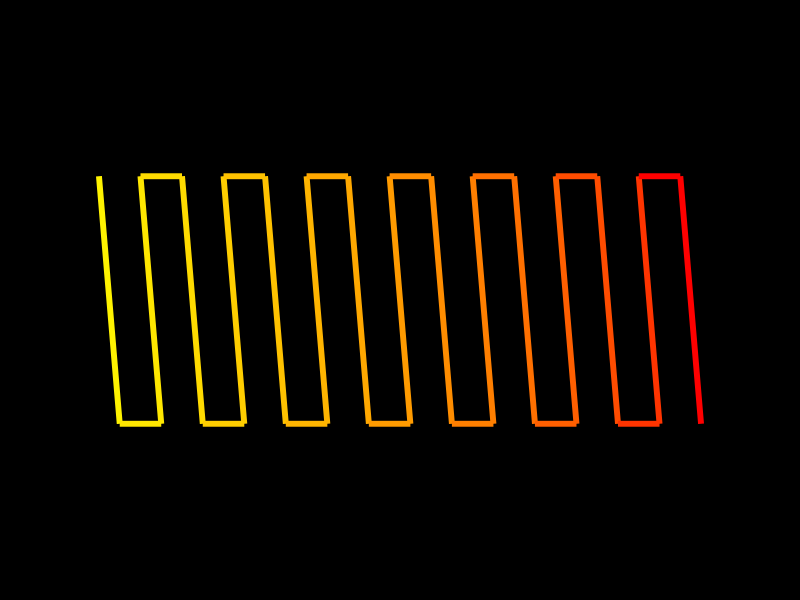

Recreate this plot in R.
library(tidyverse)
library(gganimate)
library(RColorBrewer)

n = round(16, 0)

pipes <- expand.grid(
  x = NA,
  x_end = NA,
  y = NA,
  y_end = NA,
  group = 1:n
) 

## Area is square are (0,0) | (1,1)

# Equally spaced dots
## seq(0, 1, len = n)

# Nerf the y coordinate
## rep(c(0,rnorm(1)), n/2)
## rep(c(1,rnorm(1)), n/2)

pipes <- pipes |>
  mutate(
    x = rep(rnorm(2), n/2),
    x_end = lag(x,1),
    diff_x = abs(x_end-x),
    x = x + 2*diff_x*(group-2),
    x_end = x_end + 2*diff_x*(group-2),
    y = rep(c(0,1), n/2),
    y_end = rep(c(1,0), n/2),
  ) |>
  slice(rep(1:n(), each = 2)) |>
  mutate(
    x_end = lag(x_end, 1),
    y_end = lag(y_end, 1)
  )

temp <- ggplot(pipes,
               aes(
                 x = x,
                 y = y,
                 xend = x_end,
                 yend = y_end
               )) +
  theme_void() +
  theme(plot.background = element_rect(fill = "black"),
        plot.margin = margin(20, 20, 20, 20),
        legend.position = "none") +
  geom_segment(aes(color = group),
               linewidth = 2) +
  scale_color_gradient(low = "yellow", high = "red", na.value = NA) +
  coord_cartesian(xlim = c(min(pipes$x, na.rm = T)-2.5, 
                           max(pipes$x_end, na.rm = T)+2.5),
                  ylim = c(min(pipes$y, na.rm = T)-0.5,
                           max(pipes$y_end, na.rm = T)+0.5))

ggsave(temp, filename = "temp.png", 
       width = 1920, height = 1280, 
       units = "px", dpi = 300)
